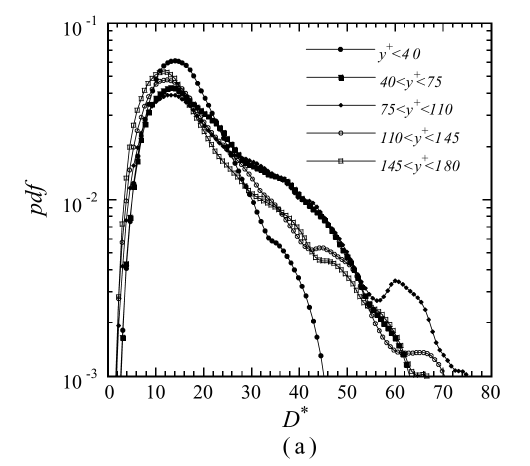
#> input picture LIT/analysis/das2006_fig7a.png, 1059 x 931 px (shown at 1/2 size)
$ python das2006_open_on_dots.py
#> lines starting #> are read from the running program, lines starting #| are printed output that depends on the picture; after the words box and inside, x2 and y2 are one past the last pixel; in counts of white or black regions, pixels touching at a corner belong together
### LIT/analysis/plot_das2006_open_pdf.py
"""plot_das2006_open_pdf.py  v01  The open symbols of Fig. 7 of Das et al. (2006) (das2006_fig7a.png, das2006_fig7b.png: high-resolution crops of panels a and b): the pdfs of the diameter D* and
of the maximum azimuthal velocity of the coherent fine eddies in channel flow (Re_tau = 180) for five wall bands; the open circles (110 < y+ < 145) and open squares (145 < y+ < 180) are the
bands away from the wall, the filled symbols the bands near it.  Each open marker is a ring with a light centre: the centres are found as the holes of the dark pixels (binary_fill_holes minus the
dark pixels, area 6-45 px) outside the legend; the points of the two open series share the same abscissae, so the holes are grouped in columns (within 3.5 px) and each group gives
P = mean of its points (the circle and the square), with the group's highest and lowest point as bounds (one point where the two markers overlap).
Axes (pixels): (a) x 216 (D* = 0) to 983 (80), y 46 (p = 0.1) to 752.5 (1e-3); (b) x 200.5 (0) to 966 (3.0), y 69.5 (p = 10) to 774.5 (1e-2).
Outliers (holes between black markers) are rejected by reject_outliers (dark fraction of the annulus around the point); the overlay shows the accepted points in green and the rejected ones in red.  Writes das2006_open_pdfs.csv, das2006_open_overlay.png.   Usage: python plot_das2006_open_pdf.py
"""
import os

import numpy as np
from PIL import Image
from scipy import ndimage as ndi
import matplotlib
matplotlib.use("Agg")
import matplotlib.pyplot as plt

HERE = os.path.dirname(os.path.abspath(__file__))
PANELS = {"D": dict(image="das2006_fig7a.png", x0=216.0, x1=983.0, y0=46.0, y1=752.5, xmax=80.0, top_exp=-1, decades=2, legend=(600, 350)),
          "u": dict(image="das2006_fig7b.png", x0=200.5, x1=966.0, y0=69.5, y1=774.5, xmax=3.0, top_exp=1, decades=3, legend=(570, 440))}


def open_points(pn):
    """Centres (pixels) of the open markers of a panel."""
    im = np.array(Image.open(os.path.join(HERE, pn["image"])).convert("L")).astype(float)
    dark = im < 128
    holes = ndi.binary_fill_holes(dark) & ~dark
    lab, n = ndi.label(holes)
    com = ndi.center_of_mass(holes, lab, range(1, n + 1))
    area = ndi.sum(holes, lab, range(1, n + 1))
    pts = [(c[1], c[0]) for c, a in zip(com, area) if 6 <= a <= 45 and pn["x0"] + 4 < c[1] < pn["x1"] - 4 and pn["y0"] + 3 < c[0] < pn["y1"] - 3
           and not (c[1] > pn["legend"][0] and c[0] < pn["legend"][1])]
    return im, np.array(sorted(pts))


def annulus_dark(dark, cx, cy, r0=5.5, r1=8.0):
    """Fraction of dark pixels in the annulus r0..r1 around a point: low around an open marker (a thin ring and the lines), high in a gap between filled markers."""
    x0, x1, y0, y1 = int(cx - r1 - 1), int(cx + r1 + 2), int(cy - r1 - 1), int(cy + r1 + 2)
    sub = dark[y0:y1, x0:x1]
    yy, xx = np.mgrid[y0:y1, x0:x1]
    r = np.hypot(xx - cx, yy - cy)
    m = (r >= r0) & (r <= r1)
    return float(sub[m].mean())


def reject_outliers(im, pts, pn, areas=None, dark_max=0.60):
    """Open-marker candidates that are really holes between black markers are rejected: the annulus 5.5-8 px around an open marker is mostly light (a thin ring and a few lines), around a gap
    between filled markers it is mostly dark; a point with more than `dark_max` dark pixels there is rejected.  (A running median of ln p along x was tried too and removed: the two open series
    differ by up to 10% and the median merged them.)  Returns a boolean array (True = accepted)."""
    dark = im < 128
    return np.array([annulus_dark(dark, x, y) < dark_max for x, y in pts])


# Points of the open series that are hidden behind black markers, marked by hand on a copy of the figure (das2006_fig7a_dots.png: a green dot for the open circles (110 < y+ < 145), a red dot
# for the open squares (145 < y+ < 180)); pixel centres in that copy, whose axes are x 207.5 (D* = 0) to 974.5 (80) and y 57 (p = 0.1) to 763.5 (1e-3).  They replace the interpolated values.
DOTS_CROP = dict(x0=207.5, x1=974.5, y0=57.0, y1=763.5, xmax=80.0, top_exp=-1, decades=2)
MANUAL_D = [("circle", 467.1, 364.5), ("circle", 475.3, 371.6), ("circle", 480.4, 382.5), ("circle", 489.2, 391.6), ("circle", 495.7, 401.2),
            ("square", 363.5, 196.5), ("square", 373.4, 206.3), ("square", 380.5, 220.5), ("square", 384.5, 234.5), ("square", 392.4, 246.6),
            ("square", 699.5, 548.5), ("square", 709.5, 562.5), ("square", 714.6, 574.2), ("square", 717.5, 586.5), ("square", 723.4, 599.4), ("square", 732.5, 619.5)]


def manual_points():
    """The hand-marked points as (series, D*, p)."""
    c = DOTS_CROP
    return [(name, (x - c["x0"]) / (c["x1"] - c["x0"]) * c["xmax"], 10.0 ** (c["top_exp"] - (y - c["y0"]) / (c["y1"] - c["y0"]) * c["decades"])) for name, x, y in MANUAL_D]


def p_of(y, pn):
    return 10.0 ** (pn["top_exp"] - (y - pn["y0"]) / (pn["y1"] - pn["y0"]) * pn["decades"])


def marker_grid(xs, lo=6.0, hi=9.5):
    """The markers sit on a regular grid in x (the bins of the pdf): spacing h and phase from the x of the accepted points, by maximising the length of the mean phase vector."""
    best = (0.0, None, None)
    for h in np.arange(lo, hi, 0.005):
        ph = 2 * np.pi * xs / h
        r = np.hypot(np.cos(ph).mean(), np.sin(ph).mean())
        if r > best[0]:
            best = (r, h, (np.arctan2(np.sin(ph).mean(), np.cos(ph).mean()) / (2 * np.pi)) * h)
    return best[1], best[2], best[0]


def track_two(found, gate=0.35):
    """Follow the two open series (the circle and the square bands) along the grid (used for the diameter panel; in the swirl panel the two series nearly coincide and the mean of the markers found is used).  found[k] is the list of ln p of the accepted open markers at grid position k (0, 1 or 2 values, rarely more).
    Start at the first position with two markers (the upper and the lower series); then at each position the markers are assigned to the series by the nearest predicted value (the last value of
    the series plus its last slope): two markers go to the two series (the pairing with the smaller total distance), one marker goes to the nearer series if it is within `gate` of its prediction
    and the other series is missing there.  Returns two arrays of ln p (nan where a series is missing)."""
    n = len(found)
    tr = np.full((2, n), np.nan)
    k0 = next(k for k in range(n) if len(found[k]) >= 2)
    v = sorted(found[k0])[-2:]
    tr[0, k0], tr[1, k0] = v[1], v[0]
    def predict(t, k):
        idx = np.nonzero(~np.isnan(tr[t, :k]))[0]
        if len(idx) == 0:
            return np.nan
        if len(idx) >= 2 and k - idx[-1] <= 3:
            slope = (tr[t, idx[-1]] - tr[t, idx[-2]]) / (idx[-1] - idx[-2])
            return tr[t, idx[-1]] + slope * (k - idx[-1])
        return tr[t, idx[-1]]
    for k in list(range(k0 + 1, n)) + []:
        c = list(found[k])
        pa, pb = predict(0, k), predict(1, k)
        if len(c) == 0:
            continue
        if len(c) >= 2:
            c = sorted(c)
            lo, hi = c[0], c[-1]
            d_keep = abs(hi - pa) + abs(lo - pb)
            d_swap = abs(lo - pa) + abs(hi - pb)
            if d_keep <= d_swap:
                tr[0, k], tr[1, k] = hi, lo
            else:
                tr[0, k], tr[1, k] = lo, hi
        else:
            da, db = abs(c[0] - pa), abs(c[0] - pb)
            if min(da, db) <= gate:
                tr[0 if da <= db else 1, k] = c[0]
    return tr


def grid_curve(pn, im, pts, win=2.5, ywin=6, tracking=True, gate=0.35, manual=()):
    """The open-symbol curve on the marker grid, with the two open series followed separately.  At each grid abscissa the accepted open markers within +-win px are assigned to the two series
    (track_two); where a series has no marker (it runs behind a black marker) its ln p is interpolated between the found points of that series, and the black marker near the expected position
    (+-ywin px in y, +-win px in x) refines it: the mean y of the dark pixels there.  P is the mean of the two series.  Returns x_k (data units), P, the two series, flags (0 found, 1 interpolated,
    2 refined on black pixels; per series), the grid spacing and the phase strength."""
    dark = im < 128
    h, phase, strength = marker_grid(pts[:, 0])
    ks = np.arange(int(np.ceil((pts[:, 0].min() - phase) / h)), int(np.floor((pts[:, 0].max() - phase) / h)) + 1)
    xk = phase + ks * h
    lnp = np.log(p_of(pts[:, 1], pn))
    found = [list(lnp[np.abs(pts[:, 0] - x) <= win]) for x in xk]
    if tracking:
        tr = track_two(found, gate)
    else:                                                       # one curve: the mean of the markers found at each grid position (both series together)
        m = np.array([np.mean(f) if len(f) else np.nan for f in found])
        tr = np.vstack([m, m])
    flag = np.zeros((2, len(xk)), int)
    xdata = (xk - pn["x0"]) / (pn["x1"] - pn["x0"]) * pn["xmax"]
    for name, dx, dp in manual:                                    # hand-marked points: put each on the series (upper or lower) whose value there is nearer, and on the nearest grid position
        k = int(np.argmin(np.abs(xdata - dx)))
        if abs(xdata[k] - dx) > 0.6 * h / (pn["x1"] - pn["x0"]) * pn["xmax"]:
            continue
        est = []
        for t in range(2):
            okt = ~np.isnan(tr[t])
            est.append(np.interp(xk[k], xk[okt], tr[t][okt]))
        t = int(np.argmin([abs(np.log(dp) - e) for e in est]))
        tr[t, k] = np.log(dp)
        flag[t, k] = 3
    for t in range(2):
        ok = ~np.isnan(tr[t])
        tr[t] = np.interp(xk, xk[ok], tr[t][ok])
        for i in np.nonzero(~ok)[0]:
            flag[t, i] = 1
            y_exp = pn["y0"] + (pn["top_exp"] - tr[t, i] / np.log(10)) / pn["decades"] * (pn["y1"] - pn["y0"])
            x0, x1, y0, y1 = int(round(xk[i] - win)), int(round(xk[i] + win)) + 1, int(round(y_exp - ywin)), int(round(y_exp + ywin)) + 1
            ys = np.nonzero(dark[y0:y1, x0:x1])[0] + y0
            if len(ys) >= 3:
                tr[t, i] = np.log(p_of(ys.mean(), pn))
                flag[t, i] = 2
    P = 0.5 * (np.exp(tr[0]) + np.exp(tr[1]))
    return (xk - pn["x0"]) / (pn["x1"] - pn["x0"]) * pn["xmax"], P, np.exp(tr), flag, h, strength


# [48 lines left out: functions groups, main, not called in this run]


# [2 lines that do not run on import are left out]

### LIT/analysis/das2006_open_on_dots.py
"""das2006_open_on_dots.py  Draw the open-symbol curve of the diameter pdf (plot_das2006_open_pdf.grid_curve, with the hand-marked points) on the copy of Fig. 7a that carries the hand-marked dots
(das2006_fig7a_dots.png): the upper series (green line), the lower series (cyan), their mean P (magenta, dashed), the points by status (green dot found, blue square refined on black pixels, orange
triangle interpolated, magenta star hand-marked) and the straight-line tail (orange, D* >= 18).  Writes das2006_open_on_dots.png.   Usage: python das2006_open_on_dots.py
"""
import os

import numpy as np
from PIL import Image
import matplotlib
matplotlib.use("Agg")
import matplotlib.pyplot as plt

import plot_das2006_open_pdf as po

HERE = os.path.dirname(os.path.abspath(__file__))


def main():
    pn = po.PANELS["D"]
    im, pts_all = po.open_points(pn)
#> in open_points, `dark = im < 128`:
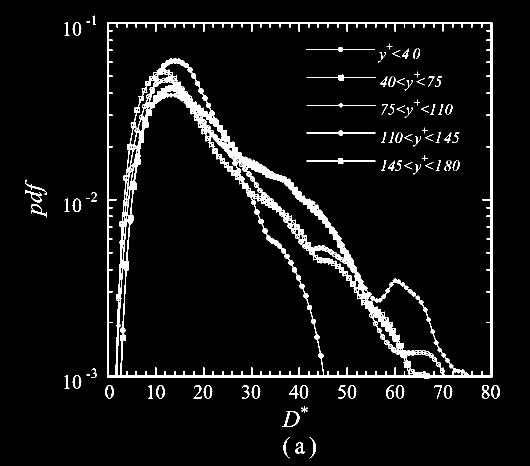
#> dark: shape (931, 1059) bool (shown at 1/2 size); 5.5% white; 92 white regions (5 under 20 px), largest, box (x1, y1, x2, y2) and area: (214, 45, 985, 758) 44394, (613, 149, 751, 162) 384, (612, 94, 750, 104) 337
#> in open_points, `holes = ndi.binary_fill_holes(dark) & ~dark`:
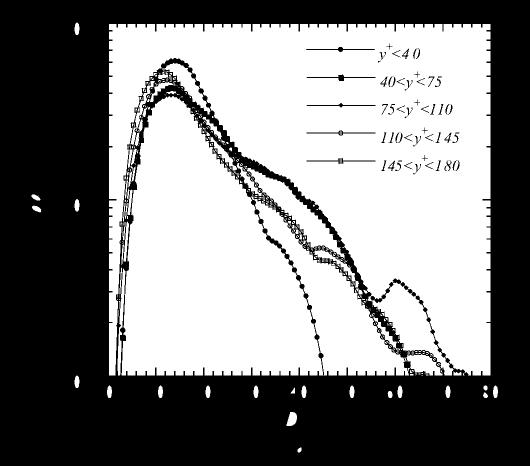
#> holes: shape (931, 1059) bool (shown at 1/2 size); 50.9% white; 55 black regions (2 under 20 px), largest, box (x1, y1, x2, y2) and area: (0, 0, 1059, 931) 479445, (613, 149, 751, 162) 384, (612, 94, 750, 104) 337
#> in open_points, `lab, n = ndi.label(holes)`:
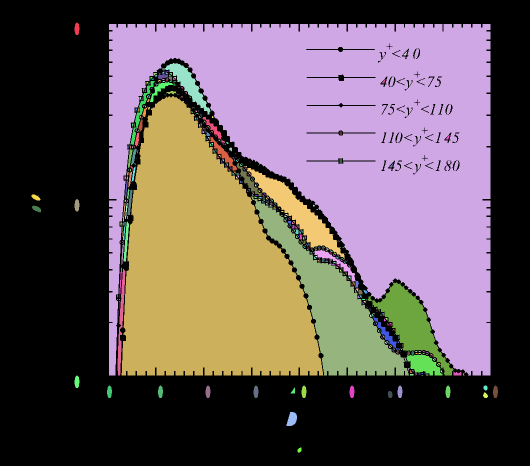
#> lab: shape (931, 1059) int32 (shown at 1/2 size); 472 distinct labels, from 0 to 471; one colour per label, 0 black
#> in open_points, `lab, n = ndi.label(holes)`: n = 471
#> in open_points, `com = ndi.center_of_mass(holes, lab, range(1, n + 1))`: com = 471 pairs, first value 57.31 to 899.7, second value 71.19 to 990.5
#> in open_points, `area = ndi.sum(holes, lab, range(1, n + 1))`: area = 471 values, max 285473 at index 1, min 1 at index 2, mean 1066.2
#> in open_points, `pts = [(c[1], c[0]) for c, a in zip(com, area) if 6 <= a <= 45 and pn[..`: pts = 277 pairs, first value 237 to 926.8, second value 142.2 to 749.5
#> pts_all has the same summary as pts in open_points
    good = po.reject_outliers(im, pts_all, pn)
    x, P, series, flag, h, strength = po.grid_curve(pn, im, pts_all[good], tracking=True, gate=0.18, manual=po.manual_points())
#> the loop in marker_grid, `for h in np.arange(lo, hi, 0.005):` made 700 passes
#> (r, best) on passes 1, 19, 20, 21, 45, 46, 47, 48, 49, 50, 62, 63: (0.0349, (0.0349, 6, 2.98)), (0.035, (0.035, 6.09, -0.191)), (0.0364, (0.0364, 6.09, -0.541)), (0.0369, (0.0369, 6.1, -0.895)), (0.04, (0.04, 6.22, 2.04)), (0.0459, (0.0459, 6.22, 1.68)), (0.0511, (0.0511, 6.23, 1.29)), (0.0551, (0.0551, 6.23, 0.879)), (0.0576, (0.0576, 6.24, 0.447)), (0.0585, (0.0585, 6.24, -0.0052)), (0.0605, (0.0605, 6.3, -0.655)), (0.0613, (0.0613, 6.31, -1.12))
#> r on passes 2 to 7: 0.0314, 0.0293, 0.0285, 0.0281, 0.0273, 0.0257
#> in grid_curve, `h, phase, strength = marker_grid(pts[:, 0])`: h = 7.44; phase = -1.46; strength = 0.42
#> in grid_curve, `xk = phase + ks * h`: xk = 86 values from 244.1 to 876.5
#> in grid_curve, `lnp = np.log(p_of(pts[:, 1], pn))`: lnp = 212 values, max -2.93 at index 46, min -6.89 at index 204, mean -4.9
#> in grid_curve, `found = [list(lnp[np.abs(pts[:, 0] - x) <= win]) for x in xk]`: found = 86 items, first 6: [-4.92, -5.06, -4.98, -5.16], [-4.32, -4.62], [-3.91, -4.22, -3.92], [-3.63, -3.92, -3.92, -3.63], [-3.43, -3.7, -3.98, -3.71, -3.44], [-3.28, -3.52, -3.29]
#> in track_two, `n = len(found)`: n = 86
#> in track_two, `k0 = next(k for k in range(n) if len(found[k]) >= 2)`: k0 = 0
#> in track_two, `v = sorted(found[k0])[-2:]`: v = [-4.98, -4.92]
#> the loop in track_two, `for k in list(range(k0 + 1, n)) + []:` made 85 passes
#> (c, pa, pb, lo, hi, d_keep) on passes 2 to 7: ([-4.22, -3.92, -3.91], -3.72, -4.25, -4.22, -3.91, 0.225), ([-3.92, -3.92, -3.63, -3.63], -3.51, -3.82, -3.92, -3.63, 0.222), ([-3.98, -3.71, -3.7, -3.44, -3.43], -3.34, -3.62, -3.98, -3.43, 0.445), ([-3.52, -3.29, -3.28], -3.24, -4.04, -3.52, -3.28, 0.559), ([-3.38, -3.18, -3.17], -3.13, -3.07, -3.38, -3.17, 0.349), ([-3.31, -3.26, -3.25, -3.09, -3.08], -3.06, -3.24, -3.31, -3.08, 0.0949)
#> (c, pa, pb, lo, hi, d_keep) on pass 23: ([-3.81, -3.8, -3.66], -3.81, -3.65, -3.81, -3.66, 0.311)
#> the loop in grid_curve, `for name, dx, dp in manual:` made 16 passes
#> (name, dx, dp) on passes 1 to 12: ('circle', 27.08, 0.0135), ('circle', 27.93, 0.0129), ('circle', 28.46, 0.012), ('circle', 29.38, 0.0113), ('circle', 30.06, 0.0106), ('square', 16.27, 0.0403), ('square', 17.3, 0.0378), ('square', 18.04, 0.0344), ('square', 18.46, 0.0314), ('square', 19.29, 0.0291), ('square', 51.32, 0.00406), ('square', 52.36, 0.00371)
    c = po.DOTS_CROP
    to_px = lambda d: c["x0"] + d / c["xmax"] * (c["x1"] - c["x0"])
    to_py = lambda p: c["y0"] + (c["top_exp"] - np.log10(p)) / c["decades"] * (c["y1"] - c["y0"])
#> (the run stopped early here; a loop or call above may not have finished)

$ run again, with LIT/analysis/belin_sens_fit.png copied over LIT/analysis/das2006_fig7a.png
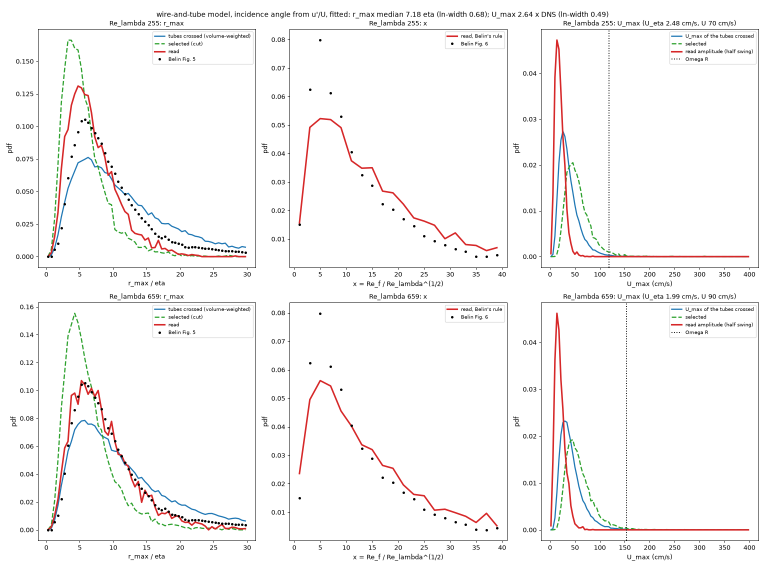
#> input picture LIT/analysis/belin_sens_fit.png, 1530 x 1134 px (shown at 1/2 size)
#> in open_points, `dark = im < 128`:
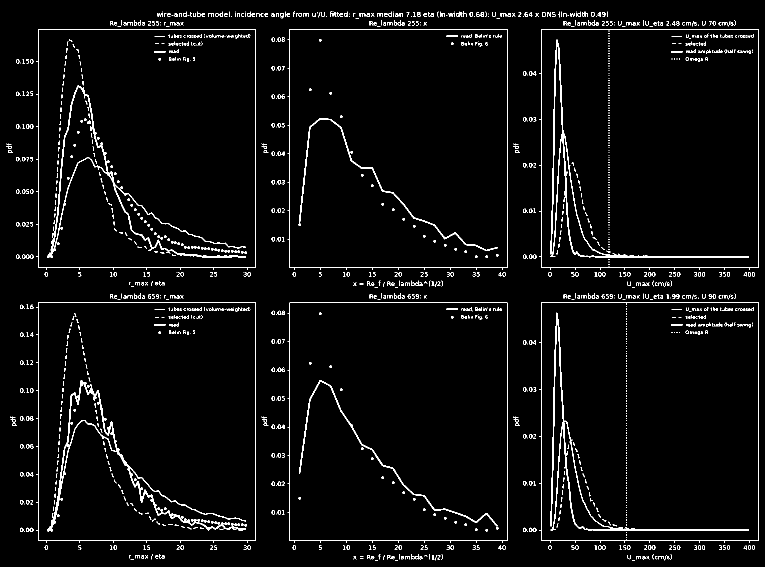
#> dark: shape (1134, 1530) bool (shown at 1/2 size); 3.2% white in thin lines or dots
#> holes: shape (1134, 1530) bool; 69.8% white; 832 black regions (684 under 20 px), largest, box (x1, y1, x2, y2) and area: (0, 0, 1530, 1134) 492536, (94, 760, 492, 1063) 4573, (1101, 79, 1498, 515) 4407
#> in open_points, `lab, n = ndi.label(holes)`:
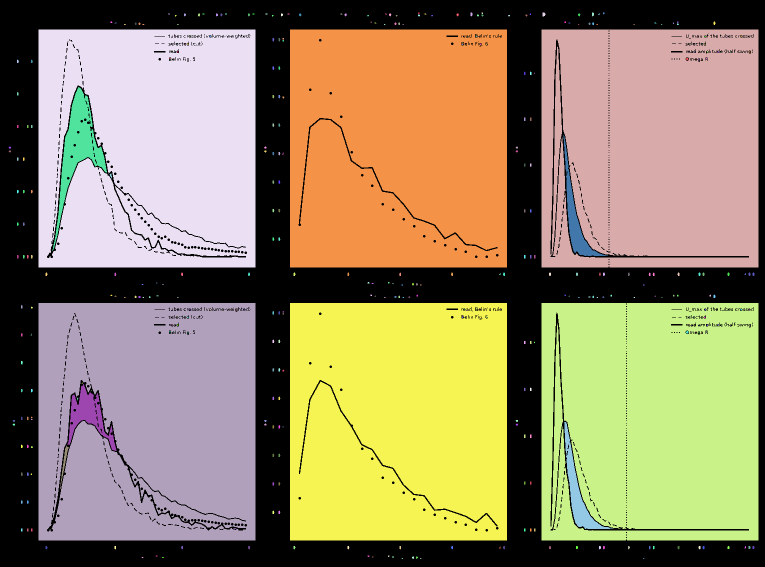
#> lab: shape (1134, 1530) int32 (shown at 1/2 size); 405 distinct labels, from 0 to 404; one colour per label, 0 black
#> in open_points, `lab, n = ndi.label(holes)`: n = 404
#> com = 404 pairs, first value 25.88 to 1116.2, second value 19.33 to 1506.5
#> area = 404 values, max 203890 at index 65, min 1 at index 75, mean 2998.9
#> pts = 70 pairs, first value 221.5 to 903.7, second value 72.29 to 740.8
#> pts_all has the same summary as pts in open_points
#> the loop in marker_grid, `for h in np.arange(lo, hi, 0.005):` made 700 passes
#> (r, best) on passes 1, 21, 22, 23, 24, 25, 26, 164: (0.358, (0.358, 6, 0.508)), (0.371, (0.371, 6.1, -2.74)), (0.389, (0.389, 6.1, 2.95)), (0.405, (0.405, 6.11, 2.54)), (0.416, (0.416, 6.11, 2.12)), (0.423, (0.423, 6.12, 1.7)), (0.426, (0.426, 6.12, 1.27)), (0.432, (0.432, 6.81, 0.138))
#> in grid_curve, `h, phase, strength = marker_grid(pts[:, 0])`: h = 7.03; phase = -3.19; strength = 0.567
#> xk = 98 values from 221.8 to 903.7
#> lnp = 70 values, max -2.47 at index 16, min -6.83 at index 51, mean -5.01
#> found = 98 items, first 6: [-4.29, -5.85], [-5.58], [], [], [], []
#> in track_two, `n = len(found)`: n = 98
#> k0 = 0
#> v = [-5.85, -4.29]
#> the loop in track_two, `for k in list(range(k0 + 1, n)) + []:` made 97 passes
#> (c, pa, pb, lo, hi, d_keep) on passes 22, 49: ([-6.34, -6.14, -2.58], -1.17, -6.43, -6.34, -2.58, 1.5), ([-6.83, -6.09, -6.07, -4, -3.27, -2.53, -2.5], -6.82, -2.52, -6.83, -2.5, 8.63)
#> after the loop in track_two, `for k in list(range(k0 + 1, n)) + []:`: d_keep = 0.308; d_swap = 0.325; hi = -5.71; lo = -5.85
#> xdata = 98 values from 0.602 to 71.73
#> the loop in grid_curve, `for name, dx, dp in manual:` made 16 passes
#> (name, dx, dp, k, t) on passes 1 to 8: ('circle', 27.08, 0.0135, 36, 1), ('circle', 27.93, 0.0129, 37, 1), ('circle', 28.46, 0.012, 38, 1), ('circle', 29.38, 0.0113, 39, 1), ('circle', 30.06, 0.0106, 40, 1), ('square', 16.27, 0.0403, 21, 0), ('square', 17.3, 0.0378, 23, 0), ('square', 18.04, 0.0344, 24, 0)
#> in grid_curve, `P = 0.5 * (np.exp(tr[0]) + np.exp(tr[1]))`: P = 98 values, max 0.0433 at index 28, min 0.00294 at index 85, mean 0.0152
#> in main, `x, P, series, flag, h, strength = po.grid_curve(pn, im, pts_all[good],..`: x = 98 values from 0.602 to 71.73; h = 7.03; strength = 0.567
